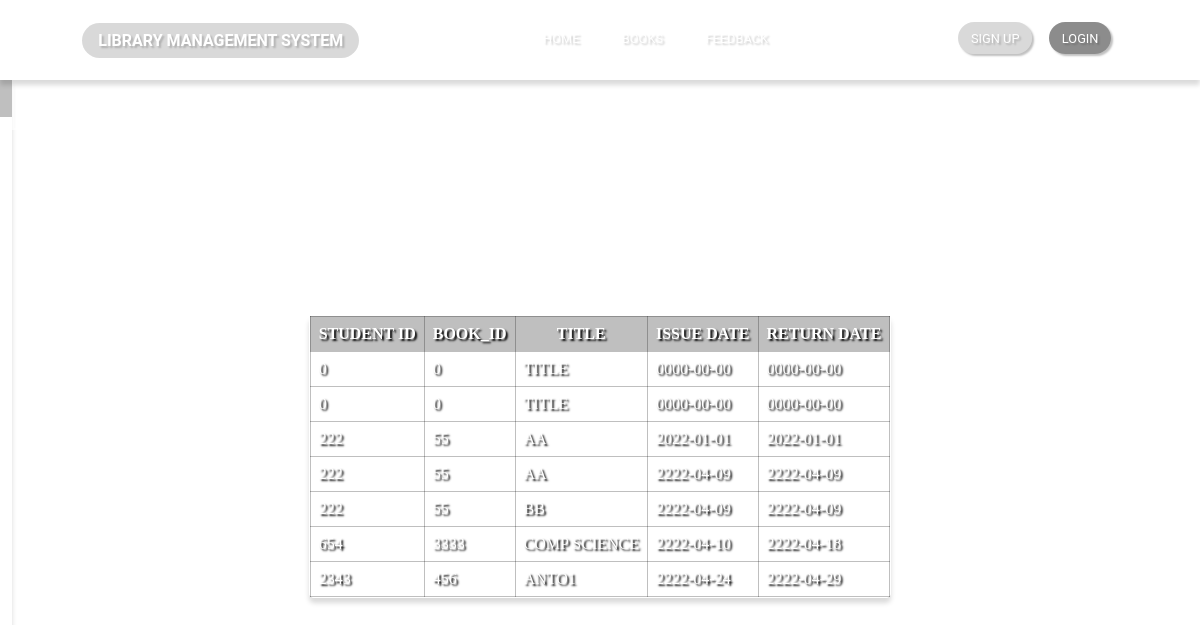
The app's page /viewissuedbooks.php with its own data.
### tables this page shows
CREATE TABLE `ISSUE` (
  `BOOK_ID` int(11) NOT NULL,
  `TITLE` varchar(50) NOT NULL,
  `libid` int(11) NOT NULL,
  `ISSUE_DATE` date NOT NULL,
  `RETURN_DATE` date NOT NULL
);

### viewissuedbooks.php (the view, shortened to what this page needs)
<?php
$con = mysqli_connect('localhost', 'root', '', 'PR');
$sql = "SELECT * FROM ISSUE";
$result = mysqli_query($con, $sql);
?>
<!DOCTYPE html>
<html lang="en">
<head>
    <link rel="stylesheet" href="CSS/styles.css">
</head>
<body>
<?php include "header.php" ?>
<?php include "sidebar.php" ?>
<table class="content_table">
    <thead>
    <tr>
        <th>STUDENT ID</th>
        <th>BOOK_ID</th>
        <th>TITLE</th>
        <th>ISSUE DATE</th>
        <th>RETURN DATE</th>
    </tr>
    </thead>
    <tbody>
    <?php
    while ($rows = mysqli_fetch_assoc($result)) {
        ?>
        <tr>
            <td><?php echo $rows['libid']; ?></td>
            <td><?php echo $rows['BOOK_ID']; ?></td>
            <td><?php echo $rows['TITLE']; ?></td>
            <td><?php echo $rows['ISSUE_DATE']; ?></td>
            <td><?php echo $rows['RETURN_DATE']; ?></td>
        </tr>
        <?php
    }
    ?>
    </tbody>
</table>
</body>
</html>

### CSS/styles.css (style rules this page uses)
:root { font-size: 16px; --dur: 400ms; --res-typo: clamp(.5rem,5vw,2rem); --header-size: 5rem; }
*, *::before, *::after { margin: 0; padding: 0; box-sizing: border-box; }
body { background-image: url("img/image1.jpg"); background-size: cover; min-height: 100vh; display: flex; justify-content: center; align-items: center; flex-direction: column; padding-top: 7rem; }
.content_table { display: block; border-collapse: collapse; border-radius: 5px; border: 1px solid white; background-color: rgba(255, 255, 255, .2); backdrop-filter: blur(5px); box-shadow: 0 5px 5px rgba(0,0,0,.15); }
.content_table thead { background-color: rgba(0,0,0,.25); }
.content_table td, .content_table th { padding: .5rem; font-size: 1rem; border: 1px solid rgba(0,0,0,.25); color: white; text-shadow: 2px 2px 2px black; }

### records on screen
issue: libid "0", BOOK_ID "0", TITLE "TITLE", ISSUE_DATE "0000-00-00", RETURN_DATE "0000-00-00"
issue: libid "0", BOOK_ID "0", TITLE "TITLE", ISSUE_DATE "0000-00-00", RETURN_DATE "0000-00-00"
issue: libid "222", BOOK_ID "55", TITLE "AA", ISSUE_DATE "2022-01-01", RETURN_DATE "2022-01-01"
issue: libid "222", BOOK_ID "55", TITLE "AA", ISSUE_DATE "2222-04-09", RETURN_DATE "2222-04-09"
issue: libid "222", BOOK_ID "55", TITLE "BB", ISSUE_DATE "2222-04-09", RETURN_DATE "2222-04-09"
issue: libid "654", BOOK_ID "3333", TITLE "COMP SCIENCE", ISSUE_DATE "2222-04-10", RETURN_DATE "2222-04-18"
issue: libid "2343", BOOK_ID "456", TITLE "ANTO1", ISSUE_DATE "2222-04-24", RETURN_DATE "2222-04-29"
